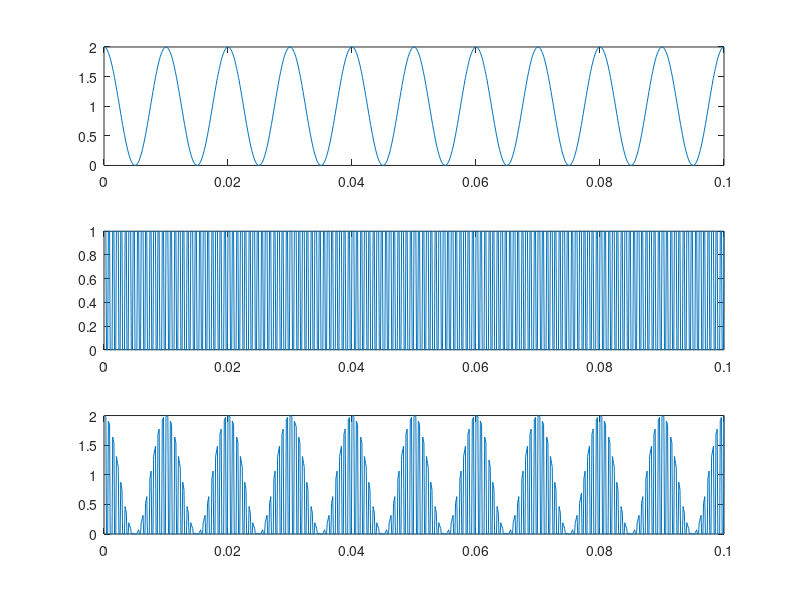

MATLAB code for this plot: (Note: this script raises an error after producing the figure.)
clc;clear all;close all
t=0:0.0001:0.1
msg=(1+cos(2*pi*100*t))
carr =(1+square(2*pi*1500*t))/2;
pam=msg.*carr
subplot(311)
plot(t,msg)
subplot(312)
plot(t,carr)
subplot(313)
plot(t,pam)
periodogram(pam, [], 4096, 1000, 'power', 'centered');
figure
plot(t,pam)
for tim=1:106
    if(pam(tim)<0)
        pam(tim)=0
    end
end
[den,num]=butter(1,2*pi*0.025)
for i=1:20
    pam=filter(den,num,pam);
end
figure
plot(t,pam)